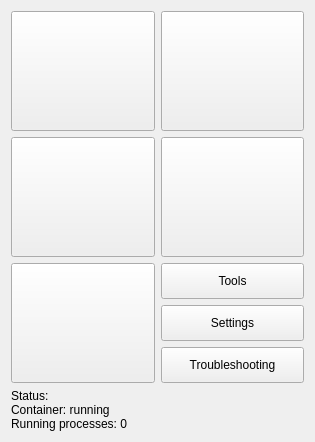
<?xml version="1.0" encoding="UTF-8"?>
<ui version="4.0">
 <class>MainWindow</class>
 <widget class="QWidget" name="MainWindow">
  <property name="geometry">
   <rect>
    <x>0</x>
    <y>0</y>
    <width>315</width>
    <height>442</height>
   </rect>
  </property>
  <property name="sizePolicy">
   <sizepolicy hsizetype="Fixed" vsizetype="Fixed">
    <horstretch>0</horstretch>
    <verstretch>0</verstretch>
   </sizepolicy>
  </property>
  <property name="maximumSize">
   <size>
    <width>315</width>
    <height>442</height>
   </size>
  </property>
  <property name="windowTitle">
   <string>LinOffice</string>
  </property>
  <layout class="QGridLayout" name="gridLayout_3">
   <item row="1" column="0">
    <widget class="QLabel" name="label">
     <property name="text">
      <string>Status:
Container: running
Running processes: 0</string>
     </property>
    </widget>
   </item>
   <item row="0" column="0">
    <layout class="QGridLayout" name="gridLayout_2">
     <item row="0" column="1">
      <widget class="QPushButton" name="pushButton_word">
       <property name="sizePolicy">
        <sizepolicy hsizetype="Minimum" vsizetype="Expanding">
         <horstretch>0</horstretch>
         <verstretch>0</verstretch>
        </sizepolicy>
       </property>
       <property name="text">
        <string/>
       </property>
       <property name="icon">
        <iconset>
         <normaloff>../apps/word/icon.svg</normaloff>../apps/word/icon.svg</iconset>
       </property>
       <property name="iconSize">
        <size>
         <width>75</width>
         <height>100</height>
        </size>
       </property>
      </widget>
     </item>
     <item row="1" column="0">
      <widget class="QPushButton" name="pushButton_powerpoint">
       <property name="sizePolicy">
        <sizepolicy hsizetype="Minimum" vsizetype="Expanding">
         <horstretch>0</horstretch>
         <verstretch>0</verstretch>
        </sizepolicy>
       </property>
       <property name="text">
        <string/>
       </property>
       <property name="icon">
        <iconset>
         <normaloff>../apps/powerpoint/icon.svg</normaloff>../apps/powerpoint/icon.svg</iconset>
       </property>
       <property name="iconSize">
        <size>
         <width>75</width>
         <height>100</height>
        </size>
       </property>
      </widget>
     </item>
     <item row="1" column="1">
      <widget class="QPushButton" name="pushButton_onenote">
       <property name="sizePolicy">
        <sizepolicy hsizetype="Minimum" vsizetype="Expanding">
         <horstretch>0</horstretch>
         <verstretch>0</verstretch>
        </sizepolicy>
       </property>
       <property name="text">
        <string/>
       </property>
       <property name="icon">
        <iconset>
         <normaloff>../apps/onenote/icon.svg</normaloff>../apps/onenote/icon.svg</iconset>
       </property>
       <property name="iconSize">
        <size>
         <width>75</width>
         <height>100</height>
        </size>
       </property>
      </widget>
     </item>
     <item row="0" column="0">
      <widget class="QPushButton" name="pushButton_excel">
       <property name="sizePolicy">
        <sizepolicy hsizetype="Minimum" vsizetype="Expanding">
         <horstretch>0</horstretch>
         <verstretch>0</verstretch>
        </sizepolicy>
       </property>
       <property name="text">
        <string/>
       </property>
       <property name="icon">
        <iconset>
         <normaloff>../apps/excel/icon.svg</normaloff>../apps/excel/icon.svg</iconset>
       </property>
       <property name="iconSize">
        <size>
         <width>75</width>
         <height>100</height>
        </size>
       </property>
      </widget>
     </item>
     <item row="2" column="0">
      <widget class="QPushButton" name="pushButton_outlook">
       <property name="sizePolicy">
        <sizepolicy hsizetype="Minimum" vsizetype="Expanding">
         <horstretch>0</horstretch>
         <verstretch>0</verstretch>
        </sizepolicy>
       </property>
       <property name="text">
        <string/>
       </property>
       <property name="icon">
        <iconset>
         <normaloff>../apps/outlook/icon.svg</normaloff>../apps/outlook/icon.svg</iconset>
       </property>
       <property name="iconSize">
        <size>
         <width>75</width>
         <height>100</height>
        </size>
       </property>
      </widget>
     </item>
     <item row="2" column="1">
      <layout class="QVBoxLayout" name="verticalLayout_2">
       <item>
        <widget class="QPushButton" name="pushButton_tools">
         <property name="sizePolicy">
          <sizepolicy hsizetype="Minimum" vsizetype="Expanding">
           <horstretch>0</horstretch>
           <verstretch>0</verstretch>
          </sizepolicy>
         </property>
         <property name="text">
          <string>Tools</string>
         </property>
        </widget>
       </item>
       <item>
        <widget class="QPushButton" name="pushButton_settings">
         <property name="sizePolicy">
          <sizepolicy hsizetype="Minimum" vsizetype="Expanding">
           <horstretch>0</horstretch>
           <verstretch>0</verstretch>
          </sizepolicy>
         </property>
         <property name="text">
          <string>Settings</string>
         </property>
        </widget>
       </item>
       <item>
        <widget class="QPushButton" name="pushButton_troubleshooting">
         <property name="sizePolicy">
          <sizepolicy hsizetype="Minimum" vsizetype="Expanding">
           <horstretch>0</horstretch>
           <verstretch>0</verstretch>
          </sizepolicy>
         </property>
         <property name="text">
          <string>Troubleshooting</string>
         </property>
        </widget>
       </item>
      </layout>
     </item>
    </layout>
   </item>
  </layout>
 </widget>
 <resources/>
 <connections/>
</ui>
